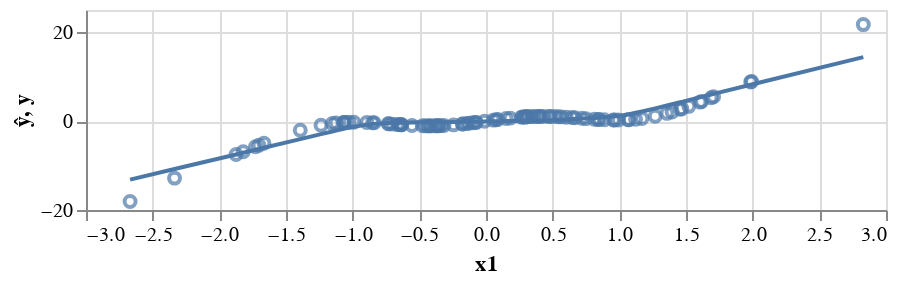

The notebook cell saved with this chart:
### Code cell
preds = pd.DataFrame({'ŷ':my_model(x).detach().numpy()[:,0], 'y':y[:,0], 'x1':x[:,0]})
(alt.Chart(preds, height=100).mark_line().encode(x='x1', y='ŷ') + 
alt.Chart(preds).mark_point().encode(x='x1', y='y'))

### Figure 1 — Vega-Lite specification as saved in the notebook (floating-point values rounded to 4 significant figures)
{"$schema": "https://vega.github.io/schema/vega-lite/v3.4.0.json", "config": {"mark": {"tooltip": null}, "view": {"height": 300, "width": 400}}, "data": {"name": "data-d7b27f39c903df6bc605107c1f9a7d80"}, "datasets": {"data-d7b27f39c903df6bc605107c1f9a7d80": [{"x1": -0.1287, "y": -0.4944, "ŷ": -0.1453}, {"x1": -0.2436, "y": -0.8418, "ŷ": -0.2022}, {"x1": -1.125, "y": -0.4457, "ŷ": -2.134}, {"x1": -0.6639, "y": -0.7596, "ŷ": -0.3621}, {"x1": 0.08821, "y": 0.3463, "ŷ": -0.01532}, {"x1": 1.122, "y": 0.4379, "ŷ": 1.867}, {"x1": -0.8503, "y": -0.3581, "ŷ": -0.6493}, {"x1": 1.707, "y": 5.49, "ŷ": 6.117}, {"x1": 0.07549, "y": 0.2978, "ŷ": -0.0226}, {"x1": -0.1743, "y": -0.6475, "ŷ": -0.1683}, {"x1": -1.393, "y": -2.052, "ŷ": -4.057}, {"x1": -0.9914, "y": -0.2405, "ŷ": -1.259}, {"x1": 1.457, "y": 2.65, "ŷ": 4.245}, {"x1": 0.4071, "y": 1.066, "ŷ": 0.147}, {"x1": -0.3617, "y": -1.04, "ŷ": -0.2449}, {"x1": 0.544, "y": 0.9834, "ŷ": 0.2973}, {"x1": 1.396, "y": 2.073, "ŷ": 3.79}, {"x1": 0.5649, "y": 0.9522, "ŷ": 0.3297}, {"x1": -0.4308, "y": -1.068, "ŷ": -0.2493}, {"x1": -1.702, "y": -5.437, "ŷ": -6.271}, {"x1": 0.472, "y": 1.055, "ŷ": 0.1982}, {"x1": -0.3702, "y": -1.047, "ŷ": -0.2454}, {"x1": 0.956, "y": 0.2431, "ŷ": 1.046}, {"x1": 1.689, "y": 5.272, "ŷ": 5.982}, {"x1": 0.3827, "y": 1.055, "ŷ": 0.1311}, {"x1": -1.065, "y": -0.308, "ŷ": -1.706}, {"x1": -1.053, "y": -0.2906, "ŷ": -1.626}, {"x1": 0.9938, "y": 0.2412, "ŷ": 1.172}, {"x1": 0.7495, "y": 0.5642, "ŷ": 0.6175}, {"x1": 0.8887, "y": 0.3004, "ŷ": 0.8742}, {"x1": -0.4106, "y": -1.067, "ŷ": -0.248}, {"x1": 0.288, "y": 0.9374, "ŷ": 0.07656}, {"x1": 0.8134, "y": 0.4265, "ŷ": 0.7255}, {"x1": 0.6674, "y": 0.752, "ŷ": 0.488}, {"x1": 0.3101, "y": 0.9758, "ŷ": 0.08538}, {"x1": 0.2737, "y": 0.9094, "ŷ": 0.07088}, {"x1": 0.9642, "y": 0.2406, "ŷ": 1.071}, {"x1": 1.169, "y": 0.5994, "ŷ": 2.171}, {"x1": -0.1775, "y": -0.6575, "ŷ": -0.1699}, {"x1": -0.6475, "y": -0.7955, "ŷ": -0.3537}, {"x1": -0.3389, "y": -1.016, "ŷ": -0.2428}, {"x1": -1.237, "y": -0.9225, "ŷ": -2.94}, {"x1": -0.01115, "y": -0.0446, "ŷ": -0.07221}, {"x1": 0.6464, "y": 0.7979, "ŷ": 0.4556}, {"x1": -0.7015, "y": -0.6745, "ŷ": -0.3835}, {"x1": -0.4529, "y": -1.064, "ŷ": -0.2508}, {"x1": -1.152, "y": -0.536, "ŷ": -2.332}, {"x1": -1.821, "y": -6.882, "ŷ": -7.117}, {"x1": 1.357, "y": 1.746, "ŷ": 3.505}, {"x1": -0.07332, "y": -0.2895, "ŷ": -0.1157}, {"x1": -0.632, "y": -0.8282, "ŷ": -0.3457}, {"x1": 0.1507, "y": 0.5703, "ŷ": 0.02043}, {"x1": -0.3153, "y": -0.9837, "ŷ": -0.2328}, {"x1": -0.6334, "y": -0.8252, "ŷ": -0.3465}, {"x1": 1.605, "y": 4.275, "ŷ": 5.356}, {"x1": 1.073, "y": 0.3232, "ŷ": 1.561}, {"x1": 0.401, "y": 1.064, "ŷ": 0.143}, {"x1": -0.09946, "y": -0.3884, "ŷ": -0.1297}, {"x1": 0.358, "y": 1.036, "ŷ": 0.1151}, {"x1": 1.992, "y": 8.899, "ŷ": 8.245}, {"x1": 1.521, "y": 3.321, "ŷ": 4.724}, {"x1": 0.5152, "y": 1.019, "ŷ": 0.2529}, {"x1": 0.6028, "y": 0.8862, "ŷ": 0.3883}, {"x1": 0.3372, "y": 1.014, "ŷ": 0.1016}, {"x1": -0.733, "y": -0.6019, "ŷ": -0.4192}, {"x1": -1.665, "y": -4.987, "ŷ": -6.006}, {"x1": 0.304, "y": 0.9659, "ŷ": 0.08295}, {"x1": 0.266, "y": 0.8932, "ŷ": 0.06782}, {"x1": 1.065, "y": 0.3092, "ŷ": 1.518}, {"x1": 0.8401, "y": 0.3759, "ŷ": 0.7717}, {"x1": -2.336, "y": -12.83, "ŷ": -10.79}, {"x1": 0.1819, "y": 0.6711, "ŷ": 0.03483}, {"x1": 0.0547, "y": 0.2172, "ŷ": -0.03451}, {"x1": 0.4294, "y": 1.068, "ŷ": 0.1614}, {"x1": -0.4264, "y": -1.068, "ŷ": -0.249}, {"x1": -0.8941, "y": -0.2935, "ŷ": -0.7882}, {"x1": -2.669, "y": -18.07, "ŷ": -13.15}, {"x1": -1.729, "y": -5.757, "ŷ": -6.459}, {"x1": 1.985, "y": 8.822, "ŷ": 8.195}, {"x1": -0.7281, "y": -0.6132, "ŷ": -0.4121}, {"x1": -0.1417, "y": -0.5397, "ŷ": -0.152}, {"x1": 0.3092, "y": 0.9742, "ŷ": 0.08499}, {"x1": -0.5548, "y": -0.9678, "ŷ": -0.3102}, {"x1": 0.8496, "y": 0.3592, "ŷ": 0.7881}, {"x1": 1.269, "y": 1.109, "ŷ": 2.853}, {"x1": -0.8387, "y": -0.3783, "ŷ": -0.6205}, {"x1": -0.3544, "y": -1.033, "ŷ": -0.2444}, {"x1": 1.617, "y": 4.414, "ŷ": 5.444}, {"x1": -1.067, "y": -0.3113, "ŷ": -1.721}, {"x1": -0.07966, "y": -0.3138, "ŷ": -0.1191}, {"x1": -0.3822, "y": -1.055, "ŷ": -0.2462}, {"x1": 0.4813, "y": 1.049, "ŷ": 0.2092}, {"x1": -0.6438, "y": -0.8034, "ŷ": -0.3518}, {"x1": 0.7203, "y": 0.6311, "ŷ": 0.5699}, {"x1": -1.026, "y": -0.2591, "ŷ": -1.449}, {"x1": -1.874, "y": -7.522, "ŷ": -7.497}, {"x1": 0.2901, "y": 0.9413, "ŷ": 0.07739}, {"x1": -0.4756, "y": -1.053, "ŷ": -0.2626}, {"x1": 2.83, "y": 21.71, "ŷ": 14.4}, {"x1": 1.469, "y": 2.772, "ŷ": 4.336}]}, "layer": [{"encoding": {"x": {"field": "x1", "type": "quantitative"}, "y": {"field": "ŷ", "type": "quantitative"}}, "height": 100, "mark": "line"}, {"encoding": {"x": {"field": "x1", "type": "quantitative"}, "y": {"field": "y", "type": "quantitative"}}, "mark": "point"}]}
